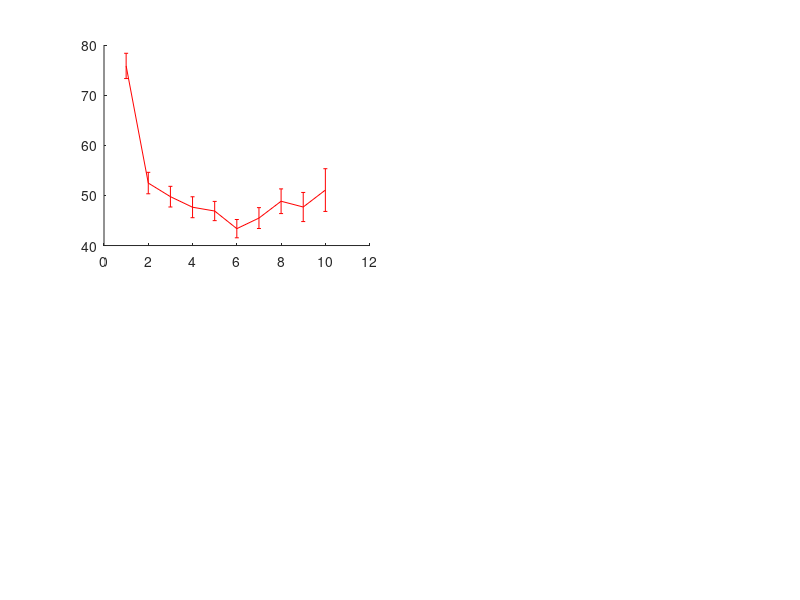

The MATLAB script that drew this image: (Note: this script raises an error after producing the figure.)
load("Figure7_Plot.mat")
%% Fig7
Fig = figure;
set(Fig, "Position", [0, 235.4, 1528, 358]);

% Fig 7a Left
subplot(2,2, 1)
errorbar(Fig7.stdNum, Fig7.a.Mean_Left, Fig7.a.SE_Left, "r-", "LineWidth", 2);
xlabel("Standard No.");
ylabel("Firing Rate(Hz)");
title("an example with prediction suppression");

% Fig 7a Right
subplot(2, 2, 2)
errorbar(Fig7.stdNum, Fig7.a.Mean_Right, Fig7.a.SE_Right, "r-", "LineWidth", 2);
xlabel("Standard No.");
ylabel("Firing Rate(Hz)");
title("an example without adaptation");

% Fig 7b Monica GYM version
subplot(2, 2, 3)
Fig7.b.noSigBin = histcounts(Fig7.b.noSigSlope, -3.5:0.5:2);
[~, Fig7.b.ttestP] = ttest([Fig7.b.sigSlope; Fig7.b.noSigSlope], 0);
histogram(Fig7.b.sigSlope-0.5, "BinWidth", 1, "BinEdges", -2.5:0.5:2, "DisplayName", "R2>=0.5"); hold on
histogram(Fig7.b.noSigSlope-0.5, "BinWidth", 1, "BinEdges", -2.5:0.5:2, "DisplayName", "R2<0.5"); hold on
legend
title("threshold distribution of Monica");
xlabel("theshold");
ylabel("counts");

Fig7.b.decrease = sum([Fig7.b.sigSlope; Fig7.b.noSigSlope] < 0);
Fig7.b.sigDecrease = sum(Fig7.b.sigSlope < 0 );